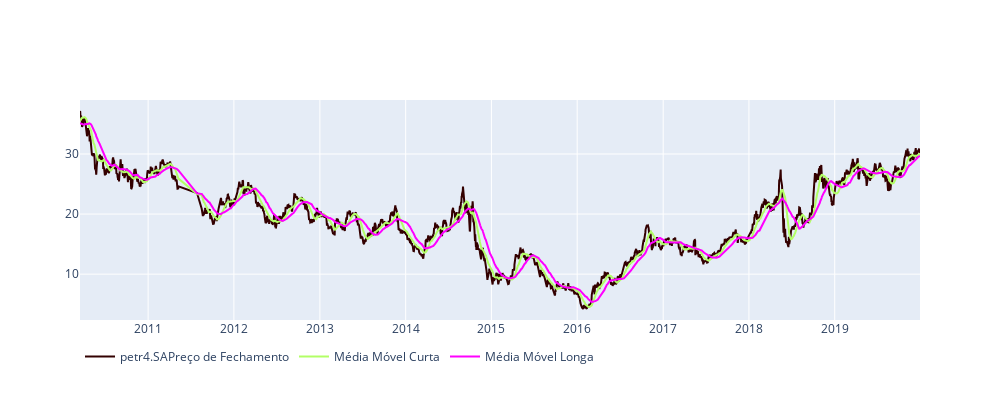

Notebook source saved alongside this figure:
### Markdown cell above
## Plota o gráfico com o preço de fechamento e as médias móveis

### Code cell
close_prices = go.Scatter(
                            x = df_stock_prices['Date'],
                            y = df_stock_prices['Close'],
                            name = stock + 'Preço de Fechamento',
                            line = dict(color = '#330000'),
                            opacity = 1.0)

close_prices2 = go.Candlestick(
                                x = df_stock_prices['Date'],
                                open = df_stock_prices['Open'],
                                high = df_stock_prices['High'],
                                low = df_stock_prices['Low'],
                                close = df_stock_prices['Close'])

mm_s = go.Scatter(
                    x = df_stock_prices['Date'],
                    y = df_stock_prices['MM_SHORT'],
                    name = 'Média Móvel Curta',
                    line = dict(color = '#B2FF66'),
                    opacity = 1.0)

mm_l = go.Scatter(
                    x = df_stock_prices['Date'],
                    y = df_stock_prices['MM_LONG'],
                    name = 'Média Móvel Longa',
                    line = dict(color = '#FF00FF'),
                    opacity = 1.0)

layout = go.Layout(
                    autosize=False,
                    legend_orientation='h',
                    width=1000,
                    height=400)

data_prices = [close_prices,mm_s,mm_l]

fig = go.Figure(data=data_prices, layout=layout)

py.iplot(fig)

### Figure 1 — Plotly figure (JSON) as saved in the notebook; plotly's stock layout.template omitted (floating-point values rounded to 4 significant figures; data arrays with more than 128 entries replaced by an {"elided": "..."} marker saying what was removed)
{"data": [{"line": {"color": "#330000"}, "name": "petr4.SAPreço de Fechamento", "opacity": 1, "type": "scatter", "x": {"elided": "2343 str values"}, "y": {"elided": "2343 float values"}}, {"line": {"color": "#B2FF66"}, "name": "Média Móvel Curta", "opacity": 1, "type": "scatter", "x": {"elided": "2343 str values"}, "y": {"elided": "2343 float values"}}, {"line": {"color": "#FF00FF"}, "name": "Média Móvel Longa", "opacity": 1, "type": "scatter", "x": {"elided": "2343 str values"}, "y": {"elided": "2343 float values"}}], "layout": {"autosize": false, "height": 400, "legend": {"orientation": "h"}, "width": 1000}}
